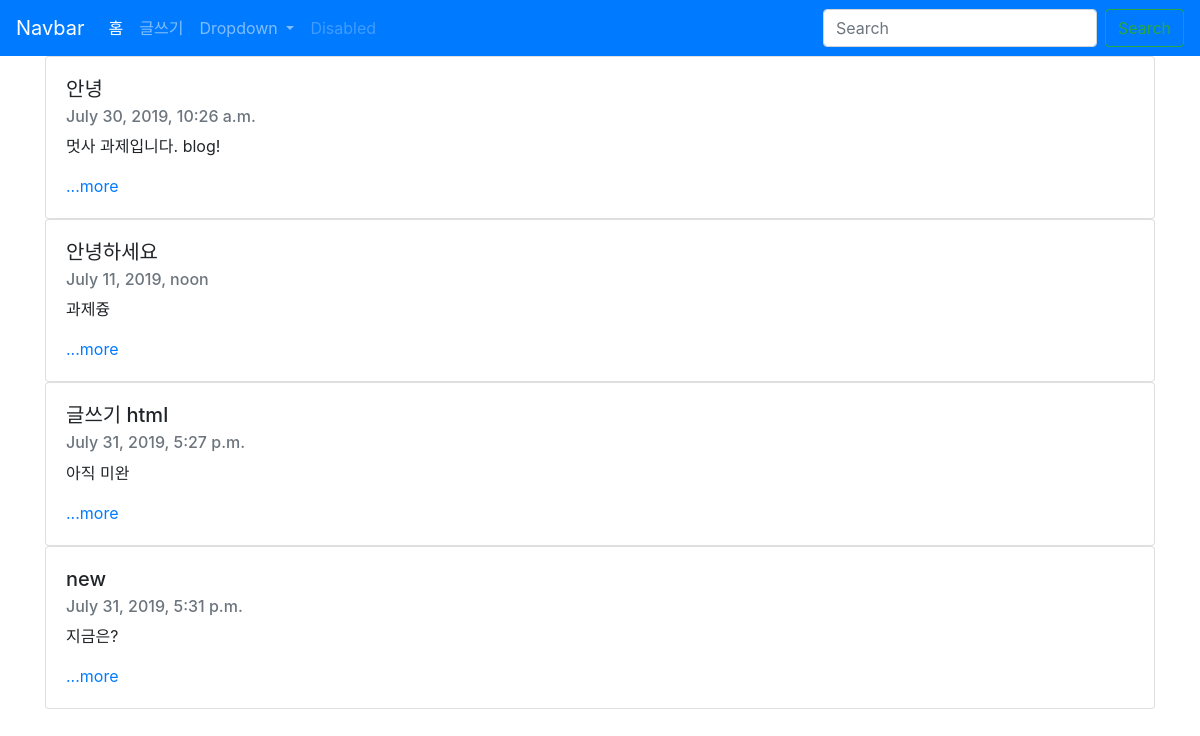
The page / on the database its author committed.
### blog/models.py (models this page shows, shortened)
class Blog(models.Model):
    title = models.CharField(max_length=200)
    pub_date = models.DateTimeField('date published')
    body = models.TextField()
    def summary(self):
        return self.body[:100]

### blog/views.py (the view)
# urls.py: 2. Add a URL to urlpatterns:  path('', views.home, name='home')
def home(request):
    blogs = Blog.objects
    return render(request, 'home.html', {'blogs':blogs})

### blog/templates/home.html (shortened to what this page needs)
<head>
    <link rel="stylesheet" href="https://stackpath.bootstrapcdn.com/bootstrap/4.3.1/css/bootstrap.min.css">
</head>
<body>
        <nav class="navbar navbar-expand-lg navbar-dark bg-primary">
                <a class="navbar-brand" href="#">Navbar</a>
                <div class="collapse navbar-collapse" id="navbarSupportedContent">
                  <ul class="navbar-nav mr-auto">
                    <li class="nav-item active">
                      <a class="nav-link" href="{% url 'home' %}">홈<span class="sr-only">(current)</span></a>
                    </li>
                    <li class="nav-item">
                      <a class="nav-link" href="{% url 'new' %}">글쓰기</a>
                    </li>
                    <li class="nav-item dropdown">
                      <a class="nav-link dropdown-toggle" href="#" id="navbarDropdown" role="button" data-toggle="dropdown" aria-haspopup="true" aria-expanded="false">
                        Dropdown
                      </a>
                    </li>
                    <li class="nav-item">
                      <a class="nav-link disabled" href="#" tabindex="-1" aria-disabled="true">Disabled</a>
                    </li>
                  </ul>
                  <form class="form-inline my-2 my-lg-0">
                    <input class="form-control mr-sm-2" type="search" placeholder="Search" aria-label="Search">
                    <button class="btn btn-outline-success my-2 my-sm-0" type="submit">Search</button>
                  </form>
                </div>
              </nav>
{% for blog in blogs.all %}
<div class="container">
<div class="card">
    <div class="card-body">
      <h5 class="card-title">{{blog.title}}</h5>
      <h6 class="card-subtitle mb-2 text-muted">{{blog.pub_date}}</h6>
      <p class="card-text">{{blog.summary}}</p>
      <a href="{% url 'detail' blog.id %}" class="card-link">...more</a>
    </div>
</div>
</div>
{% endfor %}
</body>

### rows shown on the page
Blog: title "안녕", pub_date "July 30, 2019, 10:26 a.m.", summary "멋사 과제입니다. blog!"
Blog: title "안녕하세요", pub_date "July 11, 2019, noon", summary "과제즁"
Blog: title "글쓰기 html", pub_date "July 31, 2019, 5:27 p.m.", summary "아직 미완"
Blog: title "new", pub_date "July 31, 2019, 5:31 p.m.", summary "지금은?"
